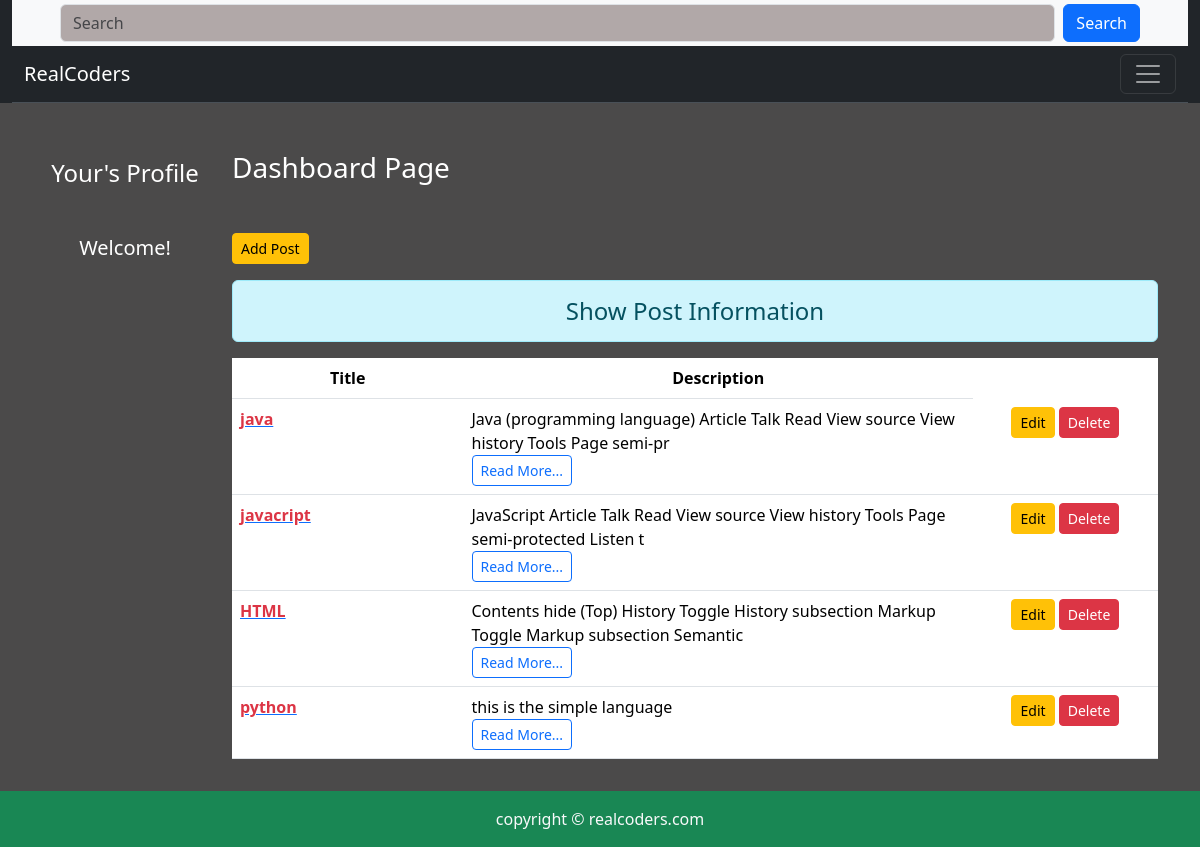
The page /dashboard/ (signed in) on the database its author committed.
### blog/models.py (models this page shows)
class post(models.Model):
     title=models.CharField(max_length=150)
     desc=models.TextField()

### blog/views.py (the view)
# urls.py: path('dashboard/',views.dashboard,name="dashboard"),
def dashboard(request):
     if request.user.is_authenticated:
        posts=post.objects.all()
        user=request.user
        full_name=user.get_full_name()
        gps=user.groups.all()
        data={'posts':posts,
              'full_name':full_name,
              'groups':gps
              }
        return render(request,'blog/dashboard.html',data)
     else:
          return HttpResponseRedirect('/login')

### blog/templates/blog/dashboard.html (shortened to what this page needs)
{% extends "blog/base.html" %}
 {% load static %}
{% block side %}
<div class="col-sm-2 text-white my-2 text-center">
  <h4 class="my-5">Your's Profile</h4>
  <h5>Welcome! {{full_name}}</h5>
</div>
{% endblock side %}
  {% block content %}
<div class="col-sm-10">
  <h3 class="text-white my-5">Dashboard Page</h3>
  {% if perms.blog.add_post %}
      <a href="{% url 'addpost' %}" class="btn btn-warning btn-sm">Add Post</a>
      {% endif %}
  <h4 class="text-center alert alert-info mt-3">Show Post Information</h4>
  {% if posts %}
  <table class="table table-hover bg-white">
    <thead>
      <tr class="text-center">
        <th scope="col" style="width:25%">Title</th>
        <th scope="col" style="width:55%">Description</th>
      </tr>
    </thead>
    <tbody>
      {% for post in posts %}
      <tr>
        <td><a href="/blogpost/{{post.id}}"><b class="text-danger">{{post.title}}</b></a></td>
        <td>{{post.desc|slice:100}}<br> <a href="/blogpost/{{post.id}}" class="text-dark"><button class="btn btn-outline-primary btn-sm">Read More...</button></a>
        </td>
        <td class="text-center">
      {% if perms.blog.update_post %}
      <a href="{% url 'updatepost' post.id %}" class="btn btn-warning btn-sm">Edit</a>
      {% endif %}
          {% if perms.blog.delete_post %}
          <form action="{% url 'deletepost' post.id %}" method="post" class="d-inline">
           <input type="submit" class="btn btn-danger btn-sm" value="Delete">
          </form>
          {% endif %}
       </td>
      </tr>
      {% endfor %}
    </tbody>
  </table>
  {% endif %}
</div>
{% endblock content %}

### blog/templates/blog/base.html (shortened to what this page needs)
<!DOCTYPE html>
{% load static %}
<html lang="en">
<head>
     <link rel="stylesheet" href="{% static 'blog/css/bootstrap.css' %}">
     <link rel="stylesheet" href="{% static 'blog/css/style.css' %}">
</head>
<body>
<div class="container-fluid bg-dark">
{% include "blog/navbar.html" %}
</div>
<div class="container">
<div class="col-sm-12">
     <div class="row">
          {% block side %}{% endblock side %}
          {% block content %}{% endblock content %}
     </div>
</div>
</div>
</body>
<footer class="text-center text-light  mt-3 bg-success py-3">copyright &copy; realcoders.com</footer>
</html>

### blog/templates/blog/navbar.html (shortened to what this page needs)
<div class="container-fluid bg-light px-5 p-1">
  <form class="d-flex" role="search" action="/search" method="get">
    <input class="form-control me-2 text-warning" name="post_title" type="search" placeholder="Search" aria-label="Search">
    <button class="btn btn-primary" type="submit">Search</button>
  </form>
</div>
<nav class="navbar bg-dark border-bottom border-body" data-bs-theme="dark">
     <div class="container-fluid">
       <a class="navbar-brand" href="/">RealCoders</a>
       <button class="navbar-toggler" type="button" data-bs-toggle="collapse" data-bs-target="#navbarNav" aria-controls="navbarNav" aria-expanded="false" aria-label="Toggle navigation">
         <span class="navbar-toggler-icon"></span>
       </button>
     </div>
   </nav>

### blog/static/blog/css/style.css (style rules this page uses)
body { background: rgb(75,74,74); color: antiquewhite; }
.form-control { background: rgb(177,168,168); }

### rows shown on the page
post: title "java", desc "Java (programming language) Article Talk Read View source View history Tools Page semi-pr"
post: title "javacript", desc "JavaScript Article Talk Read View source View history Tools Page semi-protected Listen t"
post: title "HTML", desc "Contents hide (Top) History Toggle History subsection Markup Toggle Markup subsection Semantic"
post: title "python", desc "this is the simple language"
